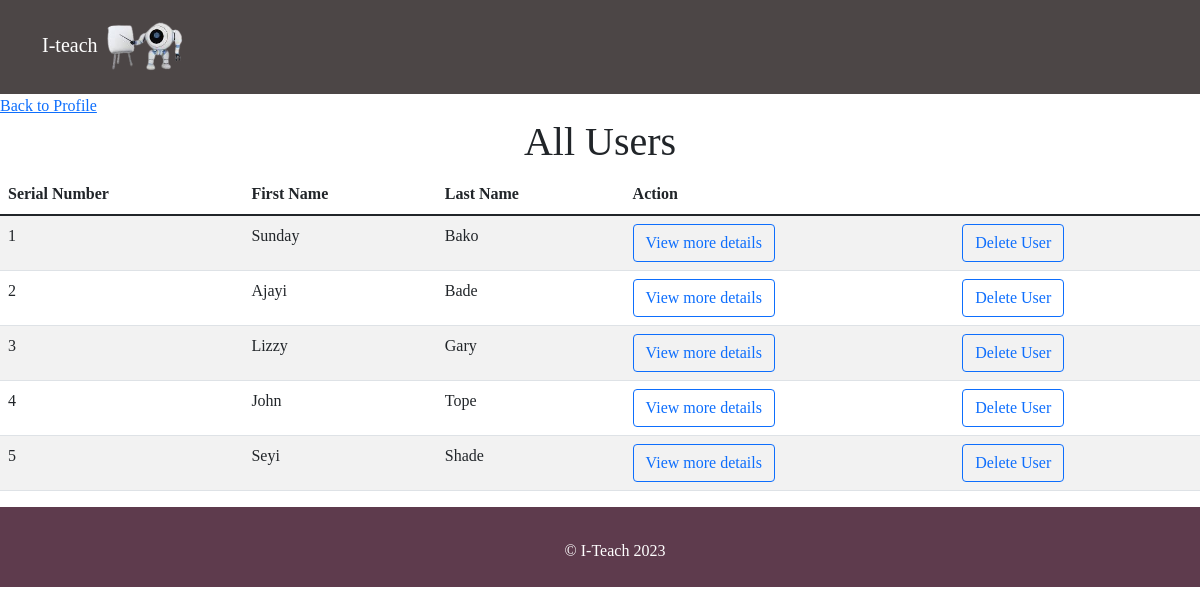
Page /viewallusers.php (signed in) on the committed database.
### tables this page shows
CREATE TABLE `user` (
  `user_id` int(11) NOT NULL,
  `user_firstName` varchar(100) DEFAULT NULL,
  `user_lastName` varchar(100) DEFAULT NULL,
  `user_email` varchar(100) DEFAULT NULL,
  `user_phoneNumber` varchar(50) DEFAULT NULL,
  `user_gender` enum('male','female') DEFAULT NULL,
  `user_address` varchar(200) DEFAULT NULL,
  `user_password` varchar(200) DEFAULT NULL,
  `user_confirmPassword` varchar(200) DEFAULT NULL,
  `user_image` varchar(200) NOT NULL,
  `user_state` varchar(50) DEFAULT NULL,
  `user_created` timestamp NOT NULL DEFAULT current_timestamp()
);

### classes/dbconnection.php (called while the page is built, shortened)
<?php
class Dbconnection{
    private $conn;
    public function connect(){
        try{
            $this->conn = new PDO(self::DSN, self::DB_USERNAME, self::DB_PASSWORD);
            $this->conn->setAttribute(PDO::ATTR_ERRMODE, PDO::ERRMODE_EXCEPTION);
        }catch(PDOException $ex){
            error_log("Connection Unsuccessful". $ex->getMessage());
        }
        return $this->conn;
    }
}
?>

### classes/User.php (called while the page is built, shortened)
<?php
require_once("Dbconnection.php");
class User extends Dbconnection{
       public function fectchAllusers(){
        $sql = "SELECT * FROM user";
        $stmt = $this->connect()->prepare($sql);
        $stmt->execute();
        $result = $stmt->fetchAll(PDO::FETCH_ASSOC);
        return $result;
    }
}

### viewallusers.php (the view, shortened to what this page needs)
<?php
    $users = new User();
    $allusers = $users->fectchAllusers();
?>
<?php
   require_once("partials/header.php");
?>
    <div class="row">
    <div class="col-md-12">
    <table class="table table-striped">
    <a href="adminprofile.php">Back to Profile</a>
        <h1 class="text-center">All Users</h1>
        <thead>
            <th>Serial Number</th>
            <th>First Name</th>
            <th>Last Name</th>
            <th>Action</th>
        </thead>
        <tbody>
            <?php
            $sn = 1;
                foreach($allusers as $user){
                    ?>
                    <tr>
                        <td><?php echo $sn++ ?></td>
                        <td><?php echo $user["user_firstName"] ?></td>
                        <td><?php echo $user["user_lastName"] ?></td>
                        <td><a href='userDetails.php?id=<?php echo $user["user_id"]?>' class="btn btn-outline-primary">View more details</a></td>
                        <td>
                            <form action="#" method="post" style="display: inline-block;">
                            <button type="submit" class="btn btn-outline-primary" name="delete">Delete User</button>
                        </form>
                            </td>
                    </tr>
<?php
                }
            ?>
        </tbody>
</table>
            </div>
            </div>
 <?php
  require_once("partials/footer1.php");
?>

### assets/css/miniproject.css (style rules this page uses)
* { box-sizing:border-box; }
div { border:0px solid red; }
h1,h2,h3,h4,h5,p,a,button,input,div { font-family:algerian serif; }

### rows in the picture
user: user_firstName "Sunday", user_lastName "Bako"
user: user_firstName "Ajayi", user_lastName "Bade"
user: user_firstName "Lizzy", user_lastName "Gary"
user: user_firstName "John", user_lastName "Tope"
user: user_firstName "Seyi", user_lastName "Shade"
